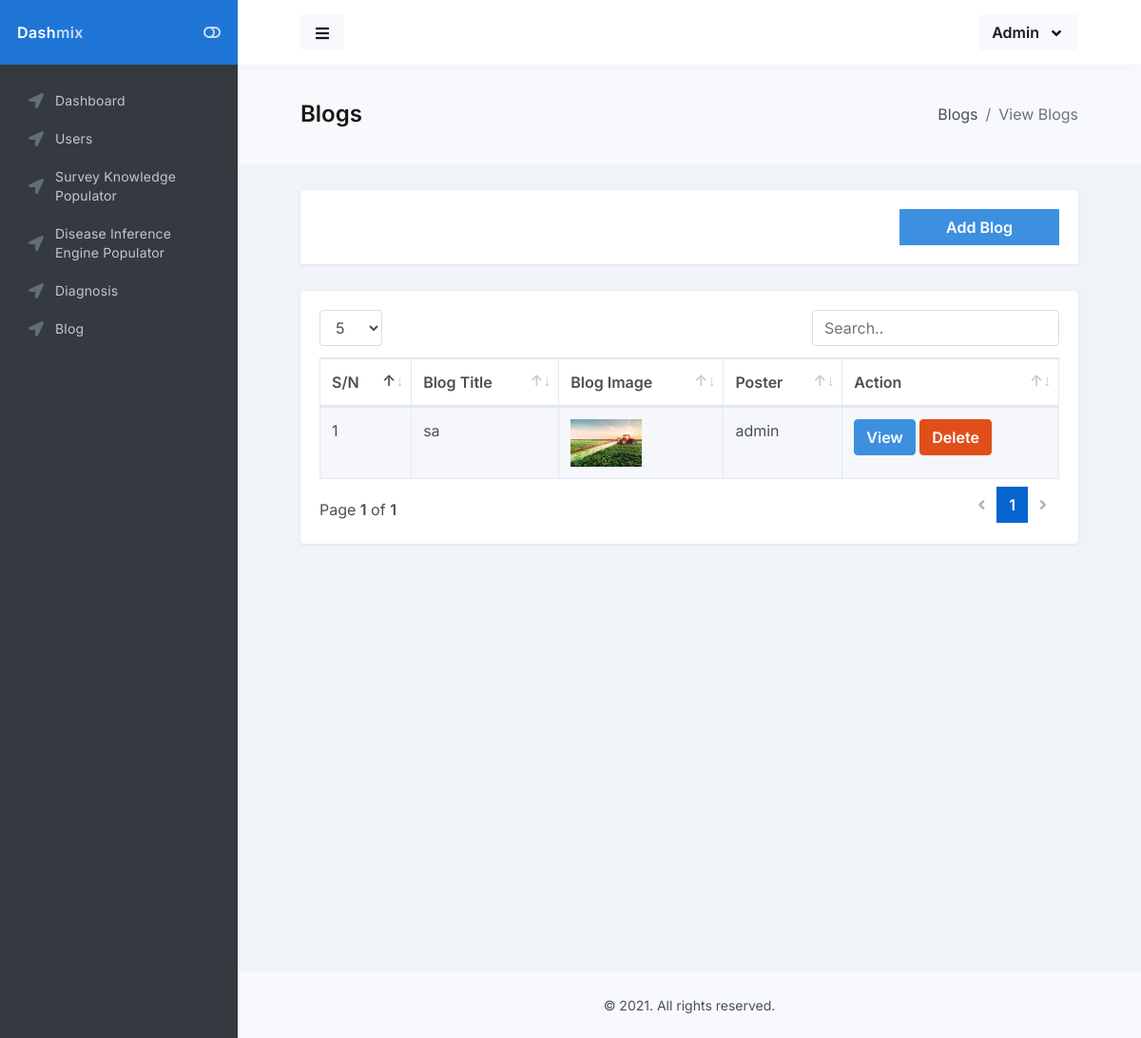
Before: /admin/blog.php with the older database file.
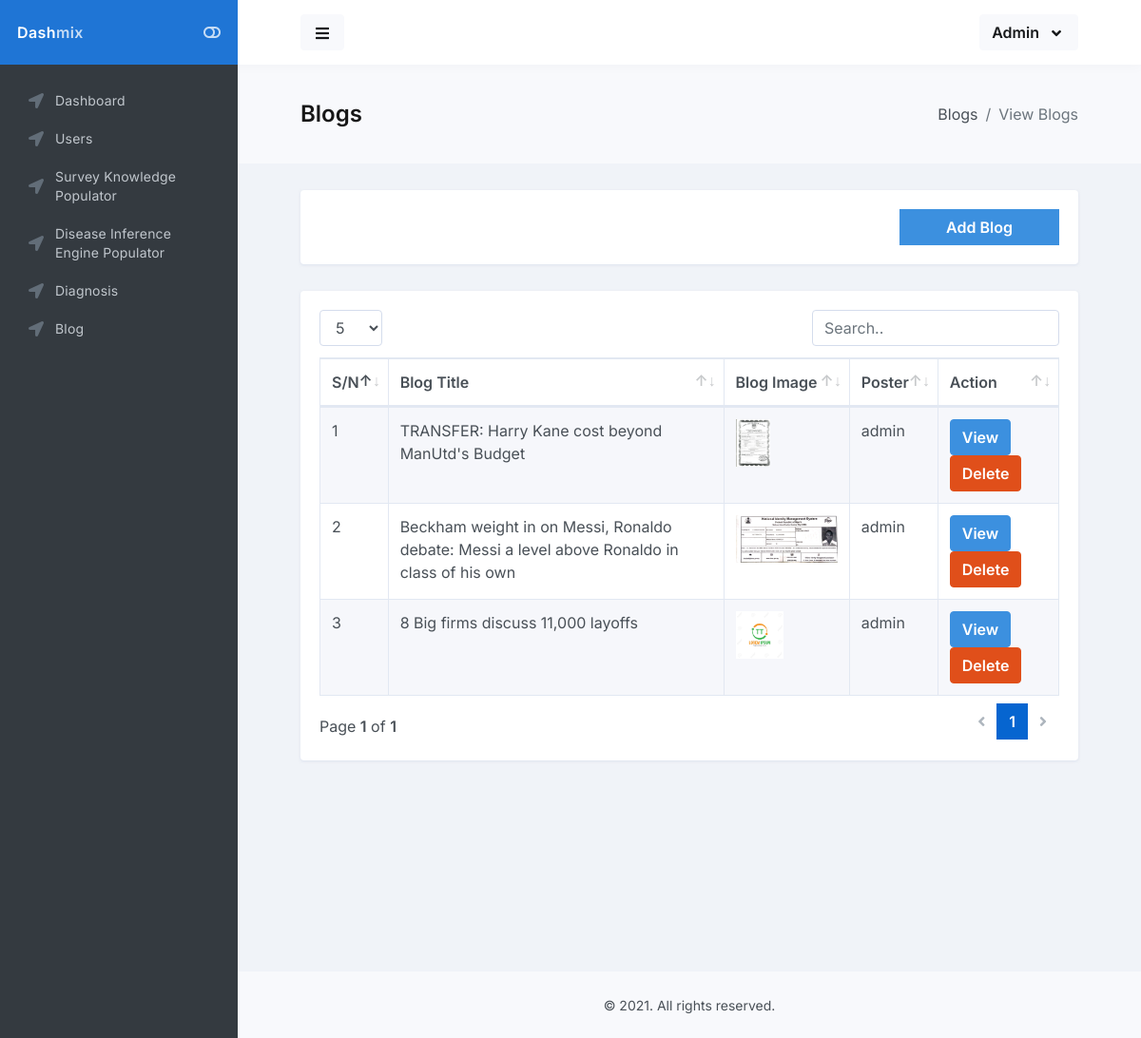
After: the same page with the newer database file.
### tables this page shows
CREATE TABLE IF NOT EXISTS `content` (
  `content_id` int(11) NOT NULL AUTO_INCREMENT,
  `title` text NOT NULL,
  `content` longtext NOT NULL,
  `content_image` varchar(150) NOT NULL,
  `poster_id` int(11) NOT NULL,
  `date_created` date NOT NULL,
  PRIMARY KEY (`content_id`)
);

### classes/DB.class.php (called while the page is built, shortened)
<?php
class DB{
    private $db_config = ['host'=>'localhost',
                          'username'=>'root',
                          'password'=>'',
                          'database'=>'expert',
                          'charset'=>'utf8mb4'];
    public $pdo;
    public $query;
    public function __construct()
    {
        $dsn = "mysql:host=".$this->db_config['host'].";dbname=".$this->db_config['database'].";charset=".$this->db_config['charset'];
        $options = [
            PDO::ATTR_ERRMODE            => PDO::ERRMODE_EXCEPTION,
            PDO::ATTR_DEFAULT_FETCH_MODE => PDO::FETCH_ASSOC,
            PDO::ATTR_EMULATE_PREPARES   => false,
        ];
        try {
            $this->pdo = new PDO($dsn, $this->db_config['username'], $this->db_config['password'], $options);
        } catch (\PDOException $e) {
            throw new \PDOException($e->getMessage(), (int)$e->getCode());
        }
    }
    public function queryStatement($statement, $value = [])
    {
        $this->query = $this->pdo->prepare($statement);
        if($this->query){
            return $this->query->execute($value);
        }else{
            return false;
        }
    }
    public function fALL()
    {
        $fetch_all_data = $this->query->fetchAll(PDO::FETCH_OBJ);
        if($fetch_all_data)
        {
            return $fetch_all_data;
        }else{
            return false;
        }
    }
}

### classes/Content.class.php (called while the page is built, shortened)
<?php
class Content  extends DB
{
    public function get_contents (){
        $arr =  [];
        $query = PARENT::queryStatement("SELECT * FROM `content` LEFT JOIN administrator ON content.poster_id = administrator.admin_id", $arr);
        return PARENT::fALL();
    }
}

### admin/blog.php (the view, shortened to what this page needs)
<?php
include "includes/header.php";
include "includes/sidebar.php";
?>
<main id="main-container">
    <div class="bg-body-light">
        <div class="content content-full">
            <div class="d-flex flex-column flex-sm-row justify-content-sm-between align-items-sm-center">
                <h1 class="flex-sm-fill font-size-h3 font-w900 mt-2 mb-0 mb-sm-2">Blogs</h1>
                <nav class="flex-sm-00-auto ml-sm-3" aria-label="breadcrumb">
                    <ol class="breadcrumb">
                        <li class="breadcrumb-item">Blogs</li>
                        <li class="breadcrumb-item active" aria-current="page">View Blogs</li>
                    </ol>
                </nav>
            </div>
        </div>
    </div>
    <div class="content">
        <div class="block block-rounded">
            <div class="block-content block-content-full d-flex justify-content-end">
                <a href="create-blog.php" class="btn btn-info rounded-0 px-5">Add Blog</a>
            </div>
        </div>
        <div class="block block-rounded">
            <div class="block-content block-content-full">
                <table class="table table-bordered table-striped js-dataTable-full" style="width: 100%">
                    <thead>
                        <tr>
                            <th>S/N</th>
                            <th>Blog Title</th>
                            <th>Blog Image</th>
                            <th>Poster</th>
                            <th>Action</th>
                        </tr>
                    </thead>
                    <tbody>
                        <tr>
                        <?php
                        $count = 1;
                        $all_content = $content->get_contents();
                        if(is_array($all_content)){
                            foreach ($all_content as $all_content) {?>
                                <td><?= $count++ ?></td>
                                <td><?= $all_content->title ?></td>
                                <td><img src="../images/blog_images/<?= $all_content->content_image ?>" height="50px" alt=""></td>
                                <td><?= $all_content->admin_username ?></td>
                                <td><a class="btn btn-info" href="view-blog.php?blog_id=<?= $all_content->content_id?>">View</a> <a class="btn btn-danger" href="api/delete-blog.php?blog_id=<?= $all_content->content_id?>">Delete</a></td>
                            </tr>
                        <?php }}?>
                    </tbody>
                </table>
            </div>
        </div>
    </div>
</main>
<?php
include "includes/footer.php";
?>

Changed rows visible on the page:
removed content: title "sa", content_image (picture), administrator.admin_username "admin"
added content: title "TRANSFER: Harry Kane cost beyond ManUtd's Budget", content_image (picture), administrator.admin_username "admin"
added content: title "Beckham weight in on Messi, Ronaldo debate: Messi a level above Ronaldo in class of his own", content_image (picture), administrator.admin_username "admin"
added content: title "8 Big firms discuss 11,000 layoffs", content_image (picture), administrator.admin_username "admin"
